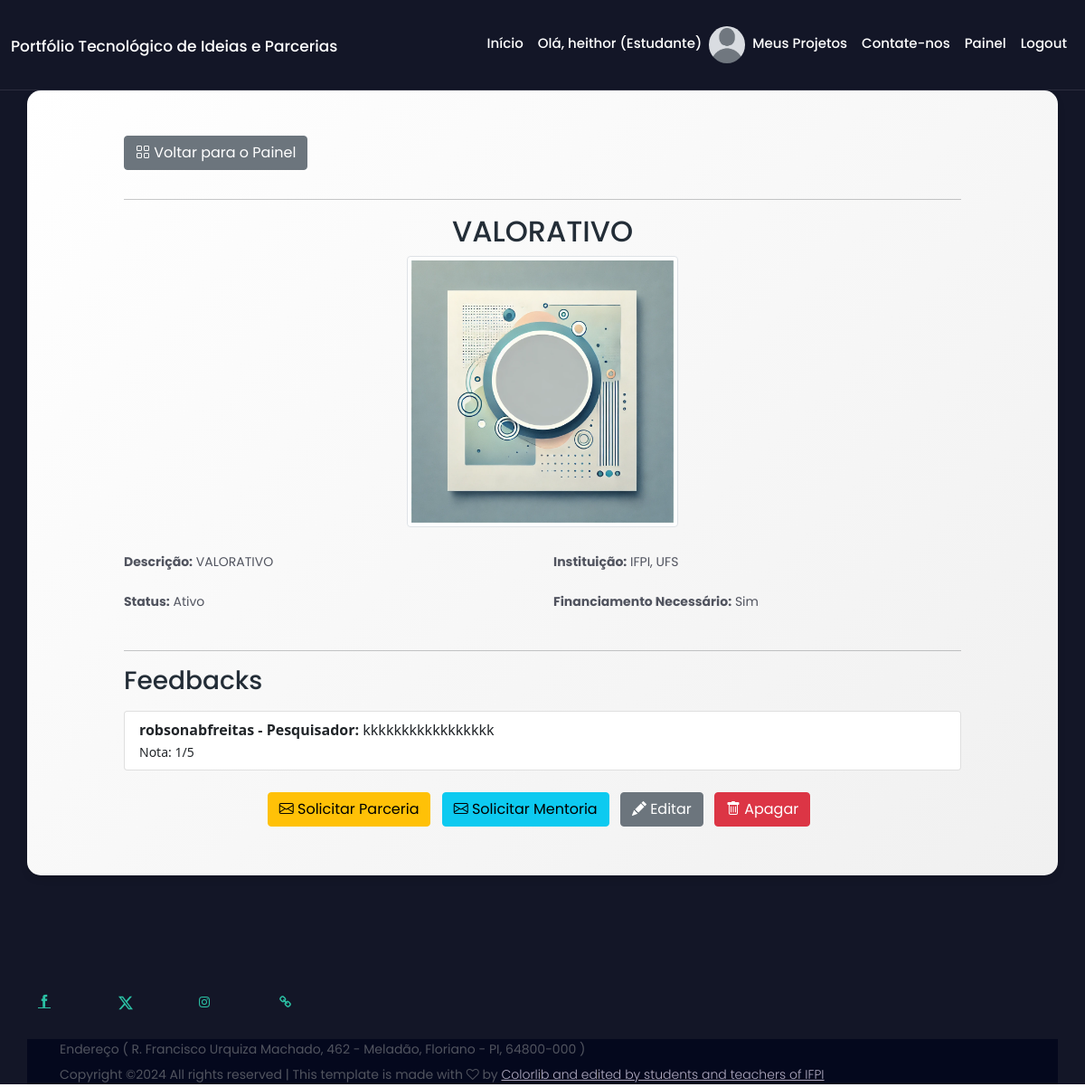
The app's page /projects/6/ (signed in) with its own data.
### cadastro/models.py (models this page shows, shortened)
class UserProfile(models.Model):
    USER_TYPES = (
        ('pesquisador', 'Pesquisador'),
        ('estudante', 'Estudante'),
        ('empresa', 'Empresa'),
        ('instituicao', 'Instituição'),
    )
    user = models.OneToOneField(User, on_delete=models.CASCADE)
    nome = models.CharField(max_length=300)
    user_type = models.CharField(max_length=50, choices=USER_TYPES)
    bio = models.TextField(null=True, blank=True)
    institution_name = models.CharField(max_length=255, null=True, blank=True)
    website = models.URLField(null=True, blank=True)
    linkedin = models.URLField(null=True, blank=True)
    avatar = models.ImageField(upload_to='avatars/', blank=True, null=True)
    def __str__(self):
        return f'{self.user.username} - {self.get_user_type_display()}'

class Project(models.Model):
    STAGE_CHOICES = (
        ('ideia', 'Ideia'),
        ('em_progresso', 'Em Progresso'),
        ('completo', 'Completo'),
    )
    STATUS_CHOICES = (
        ('ativo', 'Ativo'),
        ('inativo', 'Inativo'),
        ('concluido', 'Concluído'),
    )
    location_state = models.ForeignKey('Estado', on_delete=models.SET_NULL, null=True)
    location_city = models.ForeignKey('Cidade', on_delete=models.SET_NULL, null=True)
    logo = models.ImageField(upload_to='projetos_logos/', null=True, blank=True)
    needs = models.ManyToManyField('Need', related_name='projects', blank=True)
    owner = models.ForeignKey(UserProfile, on_delete=models.CASCADE, related_name='projects')
    title = models.CharField(max_length=255)
    description = models.TextField()
    stage = models.CharField(max_length=50, choices=STAGE_CHOICES)
    status = models.CharField(max_length=50, choices=STATUS_CHOICES, default='ativo')
    category = models.ForeignKey(TechnologyCategory, on_delete=models.SET_NULL, null=True)
    institution = models.CharField(max_length=255, null=True, blank=True)
    start_date = models.DateField(null=True, blank=True)
    end_date = models.DateField(null=True, blank=True)
    funding_required = models.BooleanField(default=False)
    goals = models.TextField(null=True, blank=True)
    resources_needed = models.TextField(null=True, blank=True)
    collaborators = models.ManyToManyField(UserProfile, related_name='collaborations', blank=True)
    date_created = models.DateTimeField(auto_now_add=True)
    date_updated = models.DateTimeField(auto_now=True)
    keywords = models.TextField(null=True, blank=True)

class Feedback(models.Model):
    project = models.ForeignKey(Project, on_delete=models.CASCADE, related_name='feedbacks')
    user = models.ForeignKey(UserProfile, on_delete=models.CASCADE)
    comment = models.TextField(null=True, blank=True)  # Campo de comentário
    rating = models.IntegerField(null=True, blank=True)  # Campo de avaliação (1 a 5)
    date_created = models.DateTimeField(auto_now_add=True)

### cadastro/views.py (the view)
# urls.py: path('projects/<int:pk>/', views.ProjectDetailView.as_view(), name='project-detail'),
class ProjectDetailView(DetailView):
    model = Project
    template_name = 'project_detail.html'
    context_object_name = 'project'
    def get_context_data(self, **kwargs):
        context = super().get_context_data(**kwargs)
        context['mentorship_requests'] = MentorshipRequest.objects.filter(project=self.object)
        context['partnership_requests'] = PartnershipRequest.objects.filter(project=self.object)
        context['partnership_contracts'] = PartnershipContract.objects.filter(project=self.object)
        context['feedbacks'] = Feedback.objects.filter(project=self.object)
        return context

### cadastro/templates/project_detail.html (shortened to what this page needs)
{% extends 'base.html' %}
{% load static %}
{% block content %}
<div class="fancy-bg-dark section-padding-100">
    <div class="container fancy-bg-white">
        <div class="row">
            <div class="col-12 col-md-10 offset-md-1">
                <a href="{% url 'dashboardpub' %}" class="btn btn-secondary mb-3">
                    <i class="bi bi-grid"></i> Voltar para o Painel
                </a>
                <hr>
                <h2 class="text-center">{{ project.title }}</h2>
                <div class="text-center mb-4">
                    {% if project.logo %}
                        <img src="{{ project.logo.url }}" class="img-thumbnail rounded" style="max-width: 300px;">
                    {% else %}
                        <img src="{% static 'img/dalle.webp' %}" alt="Sem imagem" class="img-thumbnail rounded" style="max-width: 300px;">
                    {% endif %}
                </div>
                <div class="row mb-4">
                    <div class="col-md-6">
                        <p><strong>Descrição:</strong> {{ project.description }}</p>
                        <p><strong>Status:</strong> {{ project.get_status_display }}</p>
                    </div>
                    <div class="col-md-6">
                        <p><strong>Instituição:</strong> {{ project.institution }}</p>
                        <p><strong>Financiamento Necessário:</strong>
                            {% if project.funding_required %}
                                Sim
                            {% else %}
                                Não
                            {% endif %}
                        </p>
                    </div>
                </div>
                <hr>
                <h3 class="mb-3">Feedbacks</h3>
                <ul class="list-group mb-4">
                    {% for feedback in feedbacks %}
                        <li class="list-group-item">
                            <strong>{{ feedback.user }}:</strong> {{ feedback.comment }} <br>
                            <small>Nota: {{ feedback.rating }}/5</small>
                        </li>
                    {% empty %}
                        <li class="list-group-item">Este projeto ainda não possui feedbacks.</li>
                    {% endfor %}
                </ul>
                <div class="text-center">
                    {% if request.user.is_authenticated and project.owner.user == request.user %}
                        <a href="{% url 'request-partnership' project.id %}" class="btn btn-warning me-2 mb-1">
                            <i class="bi bi-envelope"></i> Solicitar Parceria
                        </a>
                        <a href="{% url 'request-mentorship' project.id %}" class="btn btn-info me-2 mb-1">
                            <i class="bi bi-envelope"></i> Solicitar Mentoria
                        </a>
                        <a href="{% url 'project-update' project.id %}" class="btn btn-secondary me-2 mb-1">
                            <i class="bi bi-pencil-fill"></i> Editar
                        </a>
                        <a href="{% url 'project-delete' project.id %}" class="btn btn-danger me-2 mb-1">
                            <i class="bi bi-trash"></i> Apagar
                        </a>
                    {% else %}
                        <a href="{% url 'add-feedback' project.id %}" class="btn btn-primary mb-1">
                            <i class="bi bi-star"></i> Adicionar Feedback
                        </a>
                    {% endif %}
                </div>
            </div>
        </div>
    </div>
</div>
{% endblock %}

### cadastro/templates/base.html (shortened to what this page needs)
<!DOCTYPE html>
<html lang="pt-br">
<head>
    {% load static %}
    <link rel="stylesheet" href="{%static 'style.css'%}">
    <link rel="stylesheet" href="https://cdnjs.cloudflare.com/ajax/libs/bootstrap-icons/1.5.0/font/bootstrap-icons.min.css">
    <link href="https://cdn.jsdelivr.net/npm/bootstrap@5.0.2/dist/css/bootstrap.min.css" rel="stylesheet"
>
    <link rel="stylesheet" href="{%static 'css/responsive/responsive.css'%}">
</head>
<body>
    <header class="header_area" id="header">
    <div class="container-fluid h-100">
        <div class="row h-100">
            <div class="col-12 h-100">
                <nav class="h-100 navbar navbar-expand-lg align-items-center">
                    <a class="navbar-brand" href="{% url 'home' %}">Portfólio Tecnológico de Ideias e Parcerias</a>
                    <div class="collapse navbar-collapse" id="fancyNav">
                        <ul class="navbar-nav ml-auto">
                            <li class="nav-item active">
                                <a class="nav-link" href="{% url 'home' %}">Início<span class="sr-only">(current)</span></a>
                            </li>
                            {% if user.is_authenticated %}
                                <li class="nav-item">
                                    <a class="nav-link" href="{% url 'user-profile' user.username %}">
                                        Olá, {{ user.username }} ({{ user.userprofile.user_type|capfirst }})
                                    </a>
                                </li>
                                <li class="nav-item">
                                    {% if user.userprofile.avatar %}
                                        <img src="{{ user.userprofile.avatar.url }}" alt="Foto de {{ user.username }}" class="rounded-circle" width="40" height="40">
                                    {% else %}
                                    <img src="{% static 'img/avatar.png' %}" alt="Sem foto" class="rounded-circle" width="40" height="40">
                                    {% endif %}
                                </li>
                                <li class="nav-item">
                                    <a class="nav-link" href="{% url 'project-list' %}">Meus Projetos</a>
                                </li>
                            {% endif %}
                                <li class="nav-item">
                                    <a class="nav-link" href="{% url 'contact' %}">Contate-nos</a>
                                </li>
                            {% if user.is_authenticated %}
                                <li class="nav-item">
                                        <a class="nav-link" href="{% url 'dashboard' %}">Painel</a>
                                    </li>
                                <li class="nav-item">
                                    <a class="nav-link" href="{% url 'logout' %}">Logout</a>
                                </li>
                            {% endif %}
                        </ul>
                    </div>
                </nav>
            </div>
        </div>
    </div>
</header>
{% block content %}
    {% endblock %}
                    <footer class="fancy-footer-area fancy-bg-dark">
                        <div class="footer-content section-padding-50   -50">
                            <div class="container">
                                <div class="row">
                                    <div class="col-12 col-sm-6 col-lg-4">
                                        <div class="single-footer-widget">
                                            <div class="footer-social-widegt d-flex align-items-center">
                                                    <a href="https://www.facebook.com/ifpiaui/">
                                                    <i class="ti-facebook"></i>
                                                    </a>
                                                    <a href="https://twitter.com/ifpiaui">
                                                    <svg xmlns="http://www.w3.org/2000/svg" width="16" height="16" fill="currentColor" class="bi bi-twitter-x" viewBox="0 0 16 16">
  <path d="M12.6.75h2.454l-5.36 6.142L16 15.25h-4.937l-3.867-5.07-4.425 5.07H.316l5.733-6.57L0 .75h5.063l3.495 4.633L12.601.75Zm-.86 13.028h1.36L4.323 2.145H2.865z"/>
</svg>
                                                    </a>
                                                    <a href="https://www.instagram.com/ifpiaui/">
                                                    <i class="fa fa-instagram"></i>
                                                	</a>
                                                    <a href="https://www.ifpi.edu.br/">
                                                    <i class="fa fa-link"></i>
                                                </a>
                                            </div>
                                        </div>
                                    </div>
        <div class="footer-copywrite-area">
            <div class="container h-100">
                <div class="row h-100">
                    <div class="col-12 h-100">
                        <div class="copywrite-content h-100 d-flex align-items-center justify-content-between">
                            <div class="copywrite-text">
                                <p>Endereço ( R. Francisco Urquiza Machado, 462 - Meladão, Floriano - PI, 64800-000 )</p>
                                <p>
                                    Copyright &copy;<script>document.write(new Date().getFullYear());</script> All rights reserved | This template is made with <i class="fa fa-heart-o" aria-hidden="true"></i> by <a href="https://colorlib.com" target="_blank">Colorlib and edited by students and teachers of IFPI</a>
                                    </p>
                            </div>
                        </div>
                    </div>
                </div>
            </div>
        </div>
    </div>
</div>
</div>
    </footer>
</body>
</html>

### cadastro/static/style.css (style rules this page uses)
*, ul, li { margin: 0; padding: 0; }
body { font-family: 'Poppins', sans-serif; position: relative; z-index: auto; }
h1, h2, h3, h4, h5, h6 { font-family: 'Poppins', sans-serif; font-weight: 500; color: #232d37; line-height: 1.25; }
p { font-family: 'Poppins', sans-serif; color: #51545f; font-size: 14px; line-height: 2; font-weight: 400; }
img { max-width: 100%; height: auto; }
a, a:hover, a:focus, a:active { font-family: 'Poppins', sans-serif; text-decoration: none; transition-duration: 0ms; outline: none; }
li { list-style: none; }
.section-padding-100 { padding-top: 100px; padding-bottom: 100px; }
.fancy-bg-dark { background-color: #131627!important; }
.fancy-bg-white { background: linear-gradient(135deg, #ffffff, #f0f0f0); padding: 50px; border-radius: 15px; box-shadow: 0 4px 8px rgba(0, 0, 0, 0.1); }
.header_area { background-color: transparent; position: fixed; width: 100%; z-index: 90; height: 100px; top: 0; left: 0; padding: 0 0; border-bottom: 1px solid rgba(255, 255, 255, 0.1); -webkit-transition-duration: 500ms; transition-duration: 500ms; }
.header_area .navbar-brand { padding: 0; margin-top: 5px; font-size: 17px; color: #fff; font-weight: 500; }
.header_area .navbar { padding: 0; }
.navbar-expand-lg .navbar-nav .nav-link { padding-right: 5px; padding-left: 5px; color: #fff; font-size: 15px; font-weight: 500; }
.single-footer-widget { margin-bottom: 30px; }
.footer-social-widegt { margin-top: 30px; }
.footer-social-widegt > a { color: #2bc0a4; font-size: 14px; -webkit-box-flex: 1; -ms-flex: 1; flex: 1; }
.footer-copywrite-area { background-color: #04081d; height: 50px; }
.copywrite-text p { margin: 0; }
.copywrite-text p > a { font-weight: 300; color: #b5aec4; }

### records on screen
Project: title "VALORATIVO", description "VALORATIVO", status "Ativo", institution "IFPI, UFS"
Feedback: user "robsonabfreitas - Pesquisador", comment "kkkkkkkkkkkkkkkkk", rating "1"

### other values on screen
{{ user.username }} "heithor"
{{ user.userprofile.user_type|capfirst }} "Estudante"
